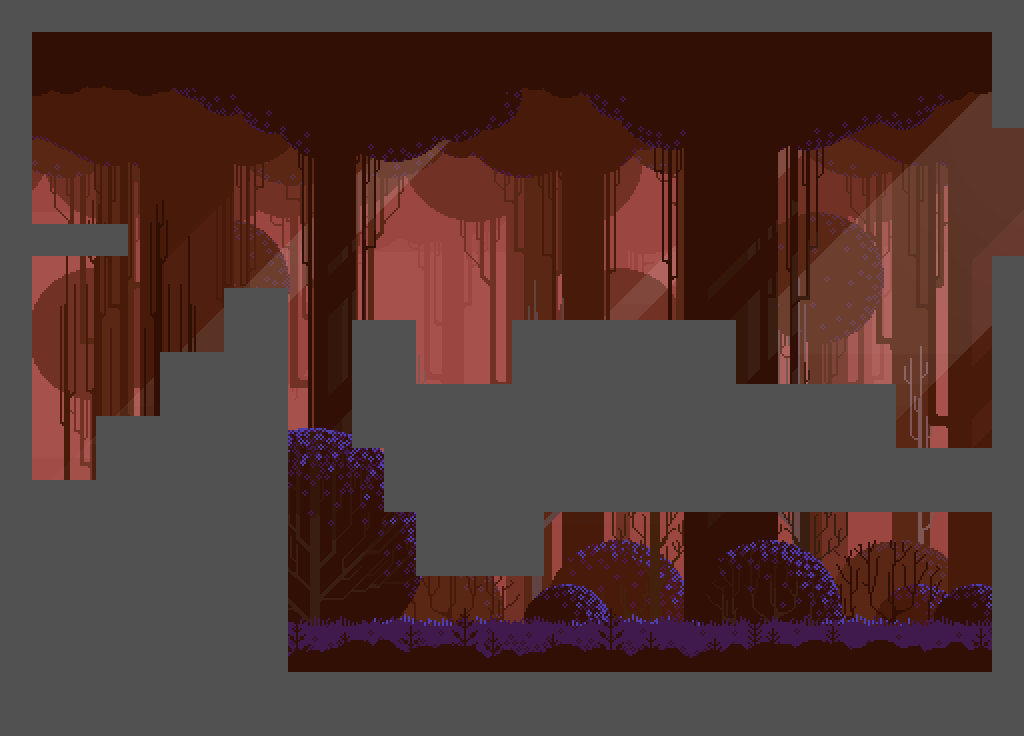

The image is a tile-based game level rendered from a .tmx file. Its description and source (layers, tilesets, objects; grid data summarised) follow:
An orthogonal 32x23 tile map with 32x32 px tiles, 2 tile layers (background, tuiles), 2 tilesets and 29 objects (4x unstableFloor, 2x barrel, Joueur, nextLevelDoor).

<map version="1.9" tiledversion="1.9.2" orientation="orthogonal" renderorder="right-down" width="32" height="23" tilewidth="32" tileheight="32" infinite="0" nextlayerid="18" nextobjectid="248">
    <tileset firstgid="1" name="dirt" tilewidth="32" tileheight="32" tilecount="1" columns="1">
        <image source="../images/levels/visualAssets/dirt.png" width="32" height="32" />
    </tileset>
    <tileset firstgid="2" name="FOREST-BG-2" tilewidth="32" tileheight="32" tilecount="2842" columns="58">
        <image source="../images/levels/bg/FOREST-BG-2.png" width="1856" height="1586" />
    </tileset>
    <layer id="1" name="background" width="32" height="23">
        <data>[736 cells, 736 non-empty, 736 distinct tile ids]</data>
    </layer>
    <layer id="6" name="tuiles" width="32" height="23">
        <data>[736 cells, 305 non-empty, 1 distinct tile ids]</data>
    </layer>
    <objectgroup id="7" name="ground">
        <object id="53" x="32" y="0" width="960" height="32" />
        <object id="54" x="992" y="0" width="32" height="128" />
        <object id="55" x="0" y="0" width="32" height="672" />
        <object id="56" x="0" y="672" width="1024" height="64" />
        <object id="90" x="32" y="224" width="96" height="32" />
        <object id="124" x="992" y="256" width="32" height="416" />
        <object id="127" x="224" y="288" width="64" height="384" />
        <object id="135" x="160" y="352" width="64" height="320" />
        <object id="136" x="96" y="416" width="64" height="256" />
        <object id="137" x="32" y="480" width="64" height="192" />
        <object id="158" x="352" y="320" width="64" height="64" />
        <object id="159" x="512" y="320" width="224" height="64" />
        <object id="167" x="384" y="448" width="608" height="64" />
        <object id="168" x="352" y="384" width="544" height="64" />
        <object id="239" x="416" y="512" width="128" height="64" />
    </objectgroup>
    <objectgroup id="11" name="barrels">
        <object id="132" name="barrel" x="464" y="368">
            <point />
        </object>
        <object id="133" name="barrel" x="464" y="336">
            <point />
        </object>
    </objectgroup>
    <objectgroup id="13" name="unstableFloors">
        <object id="113" name="unstableFloor" x="352" y="288" width="64" height="32" />
        <object id="131" name="unstableFloor" x="512" y="288" width="64" height="32" />
        <object id="164" name="unstableFloor" x="288" y="352" width="64" height="32" />
        <object id="238" name="unstableFloor" x="832" y="256" width="64" height="32" />
    </objectgroup>
    <objectgroup id="14" name="bebou" />
    <objectgroup id="14" name="playerspawnpoint">
        <object id="121" name="Joueur" x="80" y="136">
            <point />
        </object>
    </objectgroup>
    <objectgroup id="15" name="nextLevelDoor">
        <object id="123" name="nextLevelDoor" x="1008" y="160" width="16" height="64" />
    </objectgroup>
    <objectgroup id="17" name="coins">
        <object id="243" x="240" y="144">
            <point />
        </object>
        <object id="244" x="464" y="176">
            <point />
        </object>
        <object id="245" x="816" y="592">
            <point />
        </object>
        <object id="246" x="880" y="592">
            <point />
        </object>
        <object id="247" x="944" y="592">
            <point />
        </object>
    </objectgroup>
    <objectgroup id="16" name="teleporters">
        <object id="242" x="704" y="528" width="16" height="64" />
    </objectgroup>
</map>
